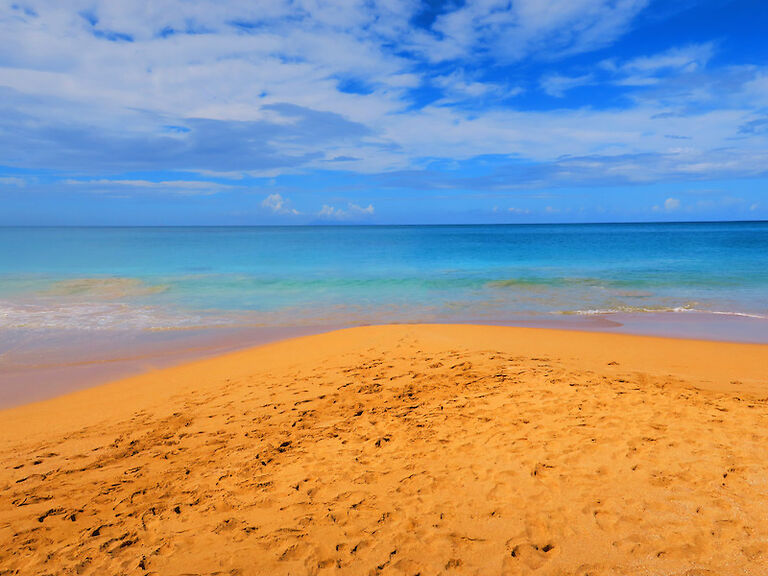
#> input picture overlap_images/beach2.jpg, 768 x 576 px
$ python cactus_on_beach.py
#> lines starting #> are read from the running program, lines starting #| are printed output that depends on the picture
# PIL = Python Imaging Library
# Import images.
from PIL import Image

def changeImageSize(maxWidth,
                    maxHeight,
                    image):

    widthRatio  = maxWidth/image.size[0]
    heightRatio = maxHeight/image.size[1]

    newWidth    = int(widthRatio*image.size[0])
    newHeight   = int(heightRatio*image.size[1])

    newImage    = image.resize((newWidth, newHeight))
    return newImage

image1 = Image.open("beach2.jpg")
#> image1 is the input picture: PIL image 768x576 RGB; mean R, G, B 152.5, 148, 143.9
image2 = Image.open("cactus.jpg")
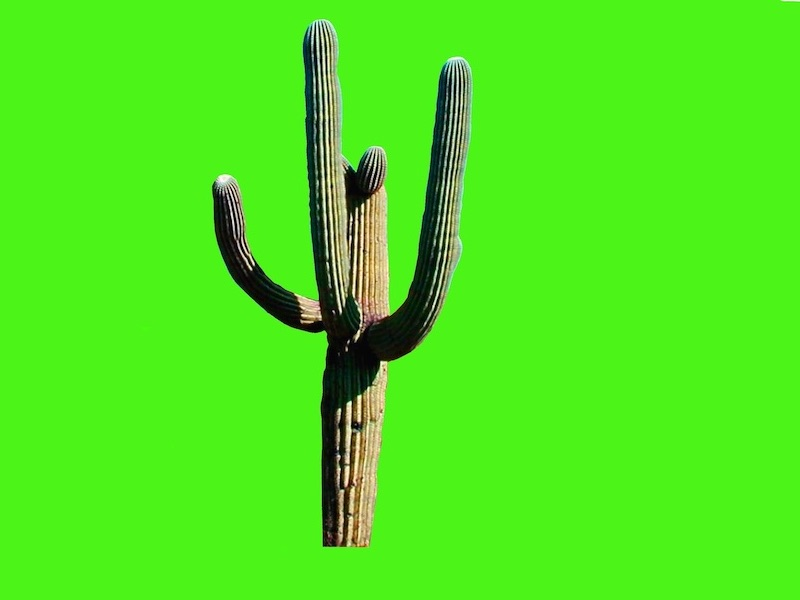
#> input picture overlap_images/cactus.jpg, 800 x 600 px
#> image2 is the input picture: PIL image 800x600 RGB; mean R, G, B 77.7, 229.6, 28.9

image3 = changeImageSize(800, 500, image1)
#> in changeImageSize, `newImage    = image.resize((newWidth, newHeight))`:
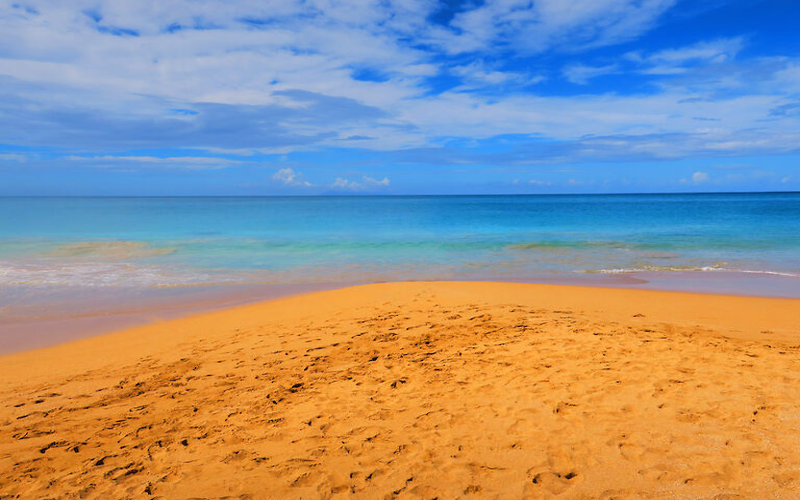
#> newImage: PIL image 800x500 RGB; mean R, G, B 152.5, 148, 143.9
image4 = changeImageSize(800, 500, image2)
#> call 2 of changeImageSize, with maxWidth = 800, maxHeight = 500
#> in changeImageSize (call 2), `newImage    = image.resize((newWidth, newHeight))`:
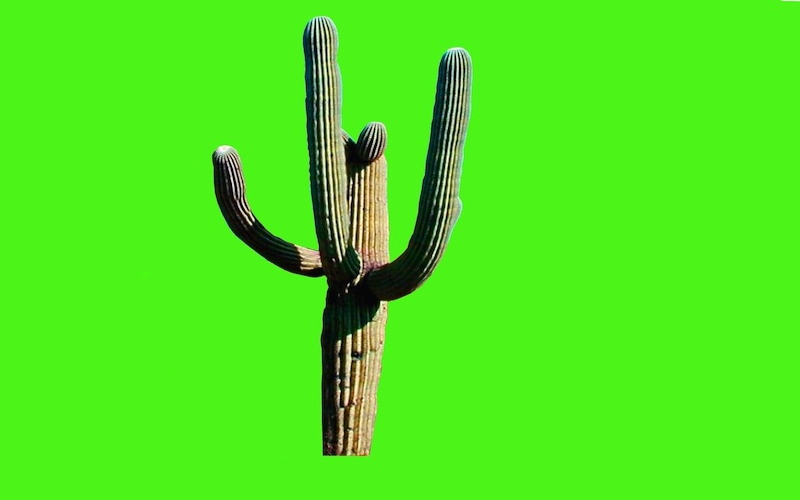
#> newImage: PIL image 800x500 RGB; mean R, G, B 77.7, 229.6, 28.9

image5 = image3.convert("RGBA")
image6 = image4.convert("RGBA")

alphaBlended1 = Image.blend(image5, image6, alpha=.2)
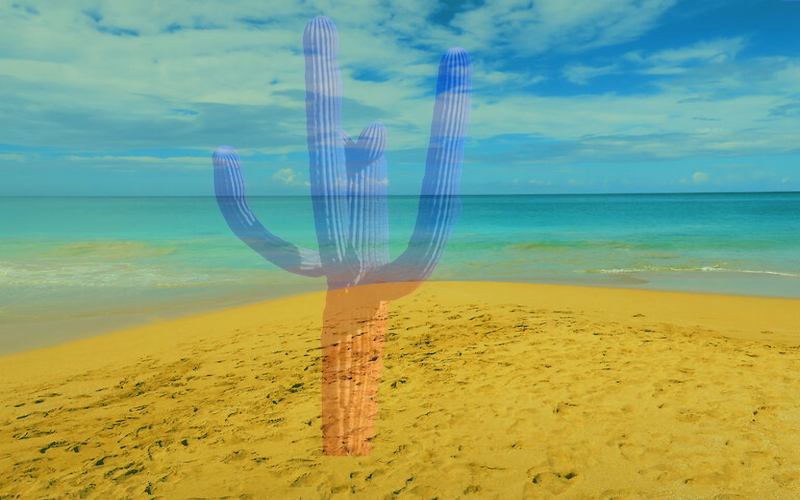
#> alphaBlended1: PIL image 800x500 RGBA; mean R, G, B, A 137.1, 163.9, 120.5, 255
alphaBlended2 = Image.blend(image5, image6, alpha=.4)
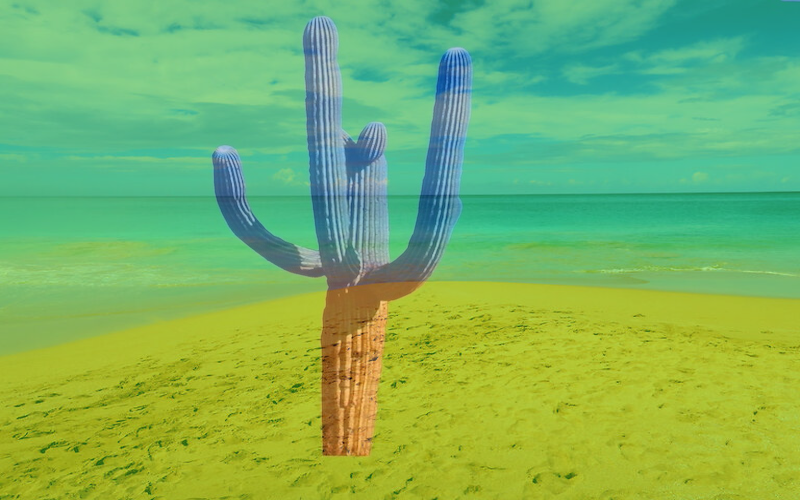
#> alphaBlended2: PIL image 800x500 RGBA; mean R, G, B, A 122.2, 180.2, 97.5, 255

alphaBlended2.show()

new_img = alphaBlended2
new_img.save("alien_sunset.jpg")
